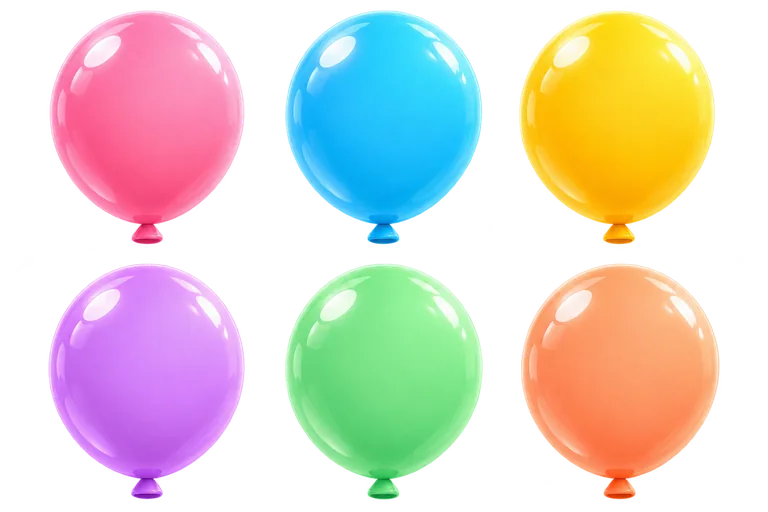
#> input picture src/art/assets/balloon/balloons-v1.webp, 768 x 512 px, given in place of exec-a2b6ba55-c1bf-477a-88fa-ee1da4e62f8c.png, which was not available
$ python prepare-chain-art.py
#> lines starting #> are read from the running program, lines starting #| are printed output that depends on the picture; pictures that were not available may be replaced by others from this repository, and a replacement may not be noted
"""Resize generated game art, preserving genuine alpha and originals."""
from pathlib import Path
from PIL import Image
root = Path(__file__).resolve().parents[1] / 'src/art/assets'
source = Path(r'C:\Users\User\.codex\generated_images\01a0b26d-99e2-72a1-a918-c9892a090180')
(root / 'chain').mkdir(parents=True, exist_ok=True)
bg = Image.open(source / 'exec-a2b6ba55-c1bf-477a-88fa-ee1da4e62f8c.png').convert('RGB')
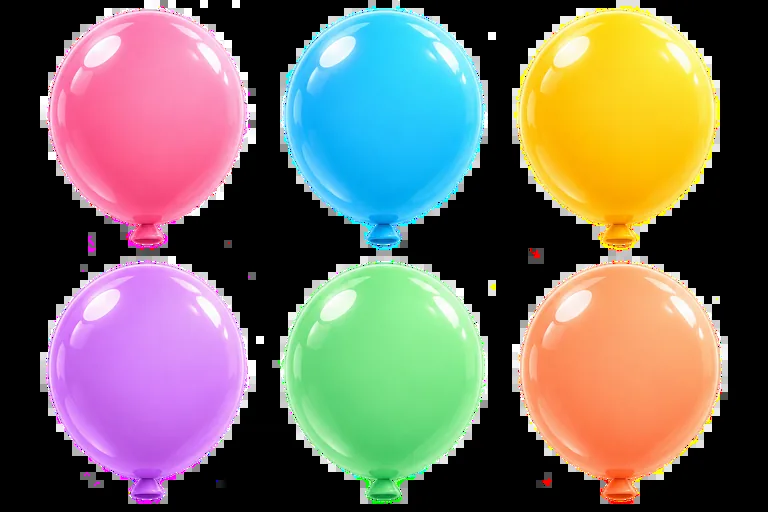
#> bg: PIL image 768x512 RGB; mean R, G, B 114.3, 105.9, 97.2
bg.resize((800, 1280), Image.Resampling.LANCZOS).save(root / 'chain/background-v1.webp', 'WEBP', quality=76, method=6)
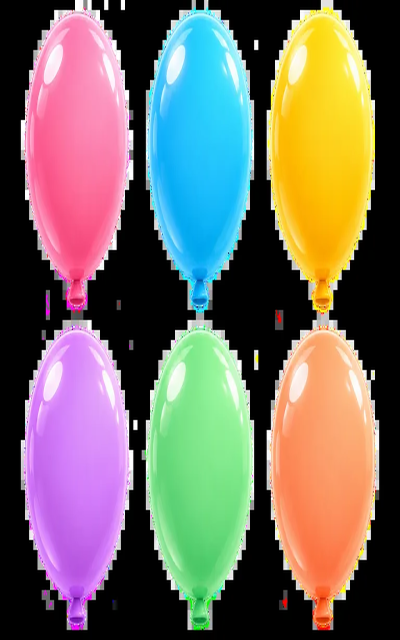
#> saved as background-v1.webp: PIL image 800x1280 RGB (shown at 1/2 size); mean R, G, B 114.5, 106.1, 97.3
sheet = Image.open(source / 'exec-025e297e-8714-47e6-bd35-cd2d9d8c1be0.png')
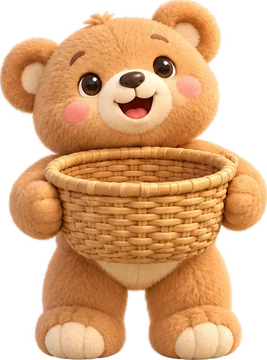
#> input picture src/art/assets/catch/bear-v1.webp, 267 x 360 px, given in place of exec-025e297e-8714-47e6-bd35-cd2d9d8c1be0.png, which was not available
#> sheet is the input picture: PIL image 267x360 RGBA; mean R, G, B, A 163.5, 115.4, 70.9, 176
assert sheet.mode == 'RGBA'
sheet.resize((640, 640), Image.Resampling.LANCZOS).save(root / 'chain/jellies-v1.webp', 'WEBP', quality=84, method=6)
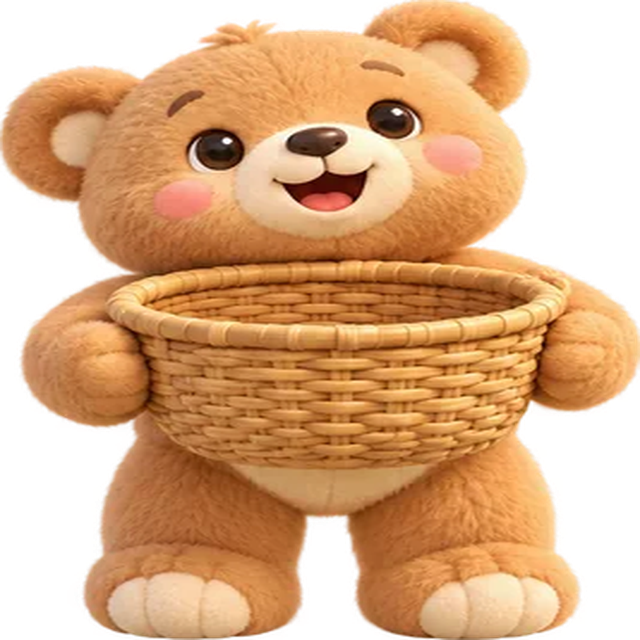
#> saved as jellies-v1.webp: PIL image 640x640 RGBA; mean R, G, B, A 152.5, 105.3, 62.1, 176; transparent parts drawn white
for p in (root / 'chain').glob('*.webp'):
    print(p.name, p.stat().st_size)
